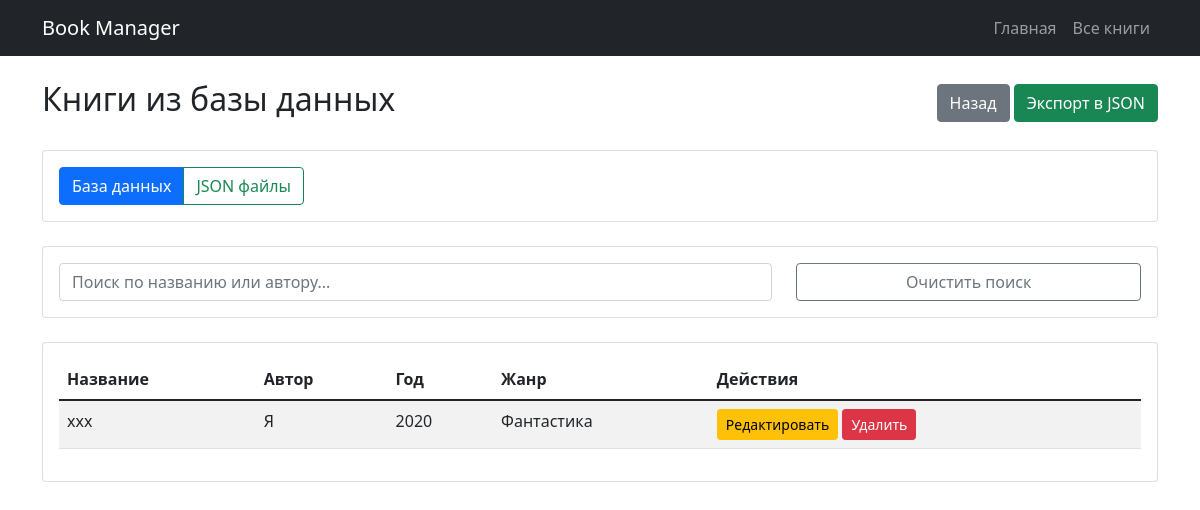
/books/, run on an earlier commit of the app's database.
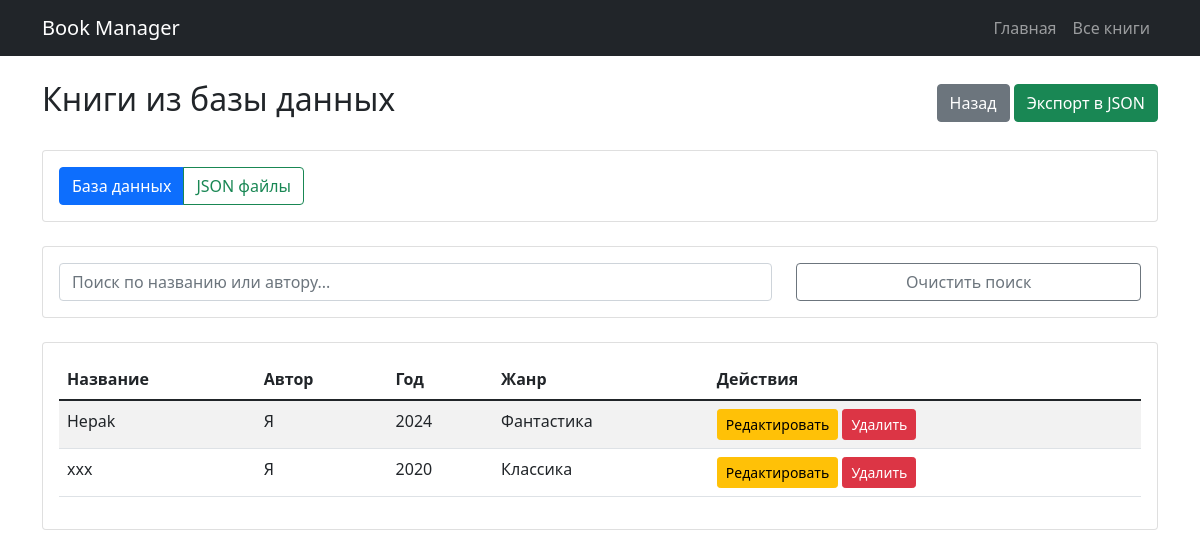
And on a later commit of the database.
### books/models.py (models this page shows, shortened)
class Book(models.Model):
    title = models.CharField(max_length=200, verbose_name='Название')
    author = models.CharField(max_length=100, verbose_name='Автор')
    year = models.IntegerField(verbose_name='Год издания', validators=[validate_year])
    janr = models.CharField(max_length=50, verbose_name='Жанр')
    created_at = models.DateTimeField(auto_now_add=True)
    class Meta:
        unique_together = ['title', 'author', 'year', 'janr']
        verbose_name = 'Книга'
        verbose_name_plural = 'Книги'

### books/views.py (the view, shortened to what this page needs)
# urls.py: path('books/', views.book_list, name='book_list'),
def book_list(request):
    source = request.GET.get('source', 'db')  # db или files
    if source == 'db':
        books = Book.objects.all().order_by('-created_at')
        return render(request, 'books/book_list.html', {
            'books': books,
            'source': 'db',
            'title': 'Книги из базы данных'
        })

### books/templates/books/book_list.html (shortened to what this page needs)
{% extends 'books/base.html' %}
{% block content %}
<div class="d-flex justify-content-between align-items-center mb-4">
    <h2>{{ title }}</h2>
    <div>
        <a href="{% url 'home' %}" class="btn btn-secondary">Назад</a>
        {% if source == 'db' %}
            <a href="{% url 'export_books' %}" class="btn btn-success">Экспорт в JSON</a>
        {% endif %}
    </div>
</div>
<div class="card mb-4">
    <div class="card-body">
        <div class="btn-group" role="group">
            <a href="{% url 'book_list' %}?source=db"
               class="btn {% if source == 'db' %}btn-primary{% else %}btn-outline-primary{% endif %}">
                База данных
            </a>
            <a href="{% url 'book_list' %}?source=files"
               class="btn {% if source == 'files' %}btn-success{% else %}btn-outline-success{% endif %}">
                JSON файлы
            </a>
        </div>
    </div>
</div>
{% if source == 'db' %}
<div class="card mb-4">
    <div class="card-body">
        <div class="row">
            <div class="col-md-8">
                <input type="text" class="form-control" id="searchInput"
                       placeholder="Поиск по названию или автору...">
            </div>
            <div class="col-md-4">
                <button id="clearSearch" class="btn btn-outline-secondary w-100">Очистить поиск</button>
            </div>
        </div>
    </div>
</div>
{% endif %}
<div class="card">
    <div class="card-body">
        {% if books %}
            <div class="table-responsive">
                <table class="table table-striped">
                    <thead>
                        <tr>
                            <th>Название</th>
                            <th>Автор</th>
                            <th>Год</th>
                            <th>Жанр</th>
                            {% if source == 'files' %}
                                <th>Файл</th>
                                <th>Действия</th>
                            {% else %}
                                <th>Действия</th>
                            {% endif %}
                        </tr>
                    </thead>
                    <tbody id="booksTable">
                        {% if source == 'db' %}
                            {% for book in books %}
                            <tr>
                                <td>{{ book.title }}</td>
                                <td>{{ book.author }}</td>
                                <td>{{ book.year }}</td>
                                <td>{{ book.janr }}</td>
                                <td>
                                    <a href="{% url 'edit_book' book.id %}" class="btn btn-warning btn-sm">Редактировать</a>
                                    <a href="{% url 'delete_book' book.id %}" class="btn btn-danger btn-sm">Удалить</a>
                                </td>
                            </tr>
                            {% endfor %}
                        {% endif %}
                    </tbody>
                </table>
            </div>
        {% endif %}
    </div>
</div>
{% endblock %}

What changed in the data, as far as the page shows it:
added Book: title "Hepak", author "Я", year "2024", janr "Фантастика"
changed Book "ххх": janr "Фантастика" → "Классика"
